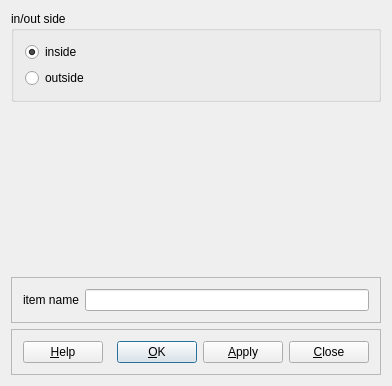
<?xml version="1.0" encoding="UTF-8"?>
<ui version="4.0">
 <class>ClipperConfig</class>
 <widget class="QDialog" name="ClipperConfig">
  <property name="geometry">
   <rect>
    <x>0</x>
    <y>0</y>
    <width>392</width>
    <height>386</height>
   </rect>
  </property>
  <property name="windowTitle">
   <string>configure clipper</string>
  </property>
  <layout class="QVBoxLayout">
   <item>
    <widget class="Q3ButtonGroup" name="buttonGroup4">
     <property name="title">
      <string>in/out side</string>
     </property>
     <layout class="QVBoxLayout">
      <item>
       <widget class="QRadioButton" name="in_rb">
        <property name="text">
         <string>inside</string>
        </property>
        <property name="checked">
         <bool>true</bool>
        </property>
       </widget>
      </item>
      <item>
       <widget class="QRadioButton" name="out_rb">
        <property name="text">
         <string>outside</string>
        </property>
       </widget>
      </item>
     </layout>
    </widget>
   </item>
   <item>
    <spacer name="spacer2">
     <property name="orientation">
      <enum>Qt::Vertical</enum>
     </property>
     <property name="sizeType">
      <enum>QSizePolicy::Expanding</enum>
     </property>
     <property name="sizeHint" stdset="0">
      <size>
       <width>20</width>
       <height>34</height>
      </size>
     </property>
    </spacer>
   </item>
   <item>
    <widget class="Q3Frame" name="frame24">
     <property name="frameShape">
      <enum>QFrame::StyledPanel</enum>
     </property>
     <property name="frameShadow">
      <enum>QFrame::Raised</enum>
     </property>
     <layout class="QHBoxLayout">
      <item>
       <widget class="QLabel" name="textLabel1">
        <property name="text">
         <string>item name</string>
        </property>
        <property name="wordWrap">
         <bool>false</bool>
        </property>
       </widget>
      </item>
      <item>
       <widget class="QLineEdit" name="name_edit"/>
      </item>
     </layout>
    </widget>
   </item>
   <item>
    <widget class="Q3Frame" name="frame16">
     <property name="frameShape">
      <enum>QFrame::StyledPanel</enum>
     </property>
     <property name="frameShadow">
      <enum>QFrame::Raised</enum>
     </property>
     <layout class="QHBoxLayout">
      <item>
       <widget class="QPushButton" name="buttonHelp">
        <property name="text">
         <string>&amp;Help</string>
        </property>
        <property name="shortcut">
         <string>F1</string>
        </property>
        <property name="autoDefault">
         <bool>true</bool>
        </property>
       </widget>
      </item>
      <item>
       <spacer name="Horizontal Spacing2">
        <property name="orientation">
         <enum>Qt::Horizontal</enum>
        </property>
        <property name="sizeType">
         <enum>QSizePolicy::Expanding</enum>
        </property>
        <property name="sizeHint" stdset="0">
         <size>
          <width>150</width>
          <height>20</height>
         </size>
        </property>
       </spacer>
      </item>
      <item>
       <widget class="QPushButton" name="buttonOk">
        <property name="text">
         <string>&amp;OK</string>
        </property>
        <property name="shortcut">
         <string/>
        </property>
        <property name="autoDefault">
         <bool>true</bool>
        </property>
        <property name="default">
         <bool>true</bool>
        </property>
       </widget>
      </item>
      <item>
       <widget class="QPushButton" name="apply_pb">
        <property name="text">
         <string>&amp;Apply</string>
        </property>
        <property name="shortcut">
         <string>Alt+A</string>
        </property>
       </widget>
      </item>
      <item>
       <widget class="QPushButton" name="buttonCancel">
        <property name="text">
         <string>&amp;Close</string>
        </property>
        <property name="shortcut">
         <string>Alt+C</string>
        </property>
        <property name="autoDefault">
         <bool>true</bool>
        </property>
       </widget>
      </item>
     </layout>
    </widget>
   </item>
  </layout>
 </widget>
 <layoutdefault spacing="6" margin="11"/>
 <pixmapfunction>qPixmapFromMimeSource</pixmapfunction>
 <customwidgets>
  <customwidget>
   <class>Q3GroupBox</class>
   <extends>QGroupBox</extends>
   <header>Qt3Support/Q3GroupBox</header>
   <container>1</container>
  </customwidget>
  <customwidget>
   <class>Q3Frame</class>
   <extends>QFrame</extends>
   <header>Qt3Support/Q3Frame</header>
   <container>1</container>
  </customwidget>
  <customwidget>
   <class>Q3ButtonGroup</class>
   <extends>Q3GroupBox</extends>
   <header>Qt3Support/Q3ButtonGroup</header>
   <container>1</container>
  </customwidget>
 </customwidgets>
 <resources/>
 <connections>
  <connection>
   <sender>buttonOk</sender>
   <signal>clicked()</signal>
   <receiver>ClipperConfig</receiver>
   <slot>accept()</slot>
   <hints>
    <hint type="sourcelabel">
     <x>20</x>
     <y>20</y>
    </hint>
    <hint type="destinationlabel">
     <x>20</x>
     <y>20</y>
    </hint>
   </hints>
  </connection>
  <connection>
   <sender>buttonCancel</sender>
   <signal>clicked()</signal>
   <receiver>ClipperConfig</receiver>
   <slot>reject()</slot>
   <hints>
    <hint type="sourcelabel">
     <x>20</x>
     <y>20</y>
    </hint>
    <hint type="destinationlabel">
     <x>20</x>
     <y>20</y>
    </hint>
   </hints>
  </connection>
 </connections>
</ui>
